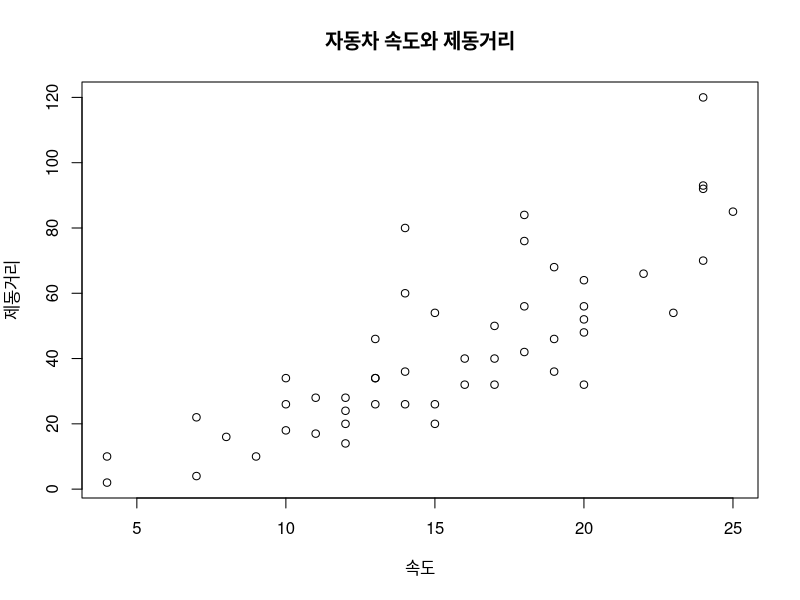

Write the R code that produced this figure.
head(cars)

plot(cars$speed,
     cars$dist,
     main = '자동차 속도와 제동거리',
     xlab = '속도',
     ylab = '제동거리')

cor(cars$speed, cars$dist)
